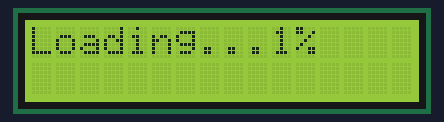
Bench run of a sketch on a simulated Arduino Uno, built with avr-gcc and run on an emulated ATmega328P. On the bench: 16×2 character LCD.

Above: at 0.25 s.
At 1.5 s:
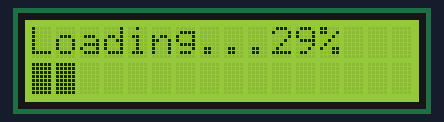
At 2.67 s:
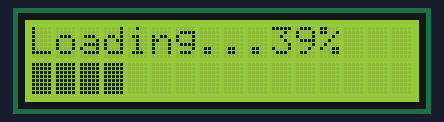
At 5.02 s:
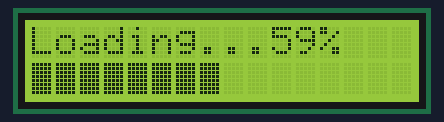
At 7.48 s:
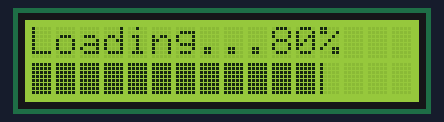
At 9.9 s:
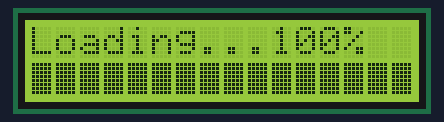

The sketch:

LCD.ino
```cpp
#include <LiquidCrystal.h>

#include <LiquidCrystal_I2C.h> // подключаем библиотеку для QAPASS 1602
#include <Wire.h> // библиотека для управления устройствами по I2C


LiquidCrystal_I2C LCD(0x27, 16, 2); // присваиваем имя LCD для дисплея

int r = 0;
int x = 100;
int y = -0;
int z = 1;
int a = 0;
byte  left1[8] = {
  0b10000,
  0b10000,
  0b10000,
  0b10000,
  0b10000,
  0b10000,
  0b10000,
  0b10000
};

byte  left2[8] = {
  0b11000,
  0b11000,
  0b11000,
  0b11000,
  0b11000,
  0b11000,
  0b11000,
  0b11000
};

byte  centre1[8] = {
  0b11100,
  0b11100,
  0b11100,
  0b11100,
  0b11100,
  0b11100,
  0b11100,
  0b11100
};

byte  right1[8] = {
  0b11110,
  0b11110,
  0b11110,
  0b11110,
  0b11110,
  0b11110,
  0b11110,
  0b11110
};

byte  right2[8] = {
  0b11111,
  0b11111,
  0b11111,
  0b11111,
  0b11111,
  0b11111,
  0b11111,
  0b11111
};


void setup() {
  LCD.init(); // инициализация LCD дисплея
  LCD.backlight(); // включение подсветки дисплея
  LCD.createChar(1, left1);
  LCD.createChar(2, left2);
  LCD.createChar(3, centre1);
  LCD.createChar(4, right1);
  LCD.createChar(5, right2); // ставим курсор на 1 символ первой строки
}


void loop() {
  if(a == 0){
     LCD.setCursor(0,0); // ставим курсор на 1 символ первой строки
     LCD.print("Loading...");
     LCD.setCursor(10,0); // ставим курсор на 1 символ первой строки
     LCD.print(y = y + 1);
      if(y < 10){
      LCD.setCursor(11,0); // ставим курсор на 1 символ первой строки
     LCD.print("%");
     }
     if(y > 9){
      LCD.setCursor(12,0); // ставим курсор на 1 символ первой строки
     LCD.print("%");
     }
     if(y == 100){
      a = 1;
     }
     if(y > 19){
     LCD.setCursor(r,1); // ставим курсор на 1 символ первой строки
     LCD.print(char(z)); // печатаем символ на первой строке
     delay(x);
     LCD.setCursor(10,0); // ставим курсор на 1 символ первой строки
     //LCD.print(y = y + 1);
     z = z + 1;
     if(z == 6){
      r = r + 1;
      z = 1;
      }
    }
  }
  if(a == 1){
    LCD.setCursor(13,0); // ставим курсор на 1 символ первой строки
    LCD.print("%");
    LCD.setCursor(10,0); // ставим курсор на 1 символ первой строки
    LCD.print("100");
  }
}
```
